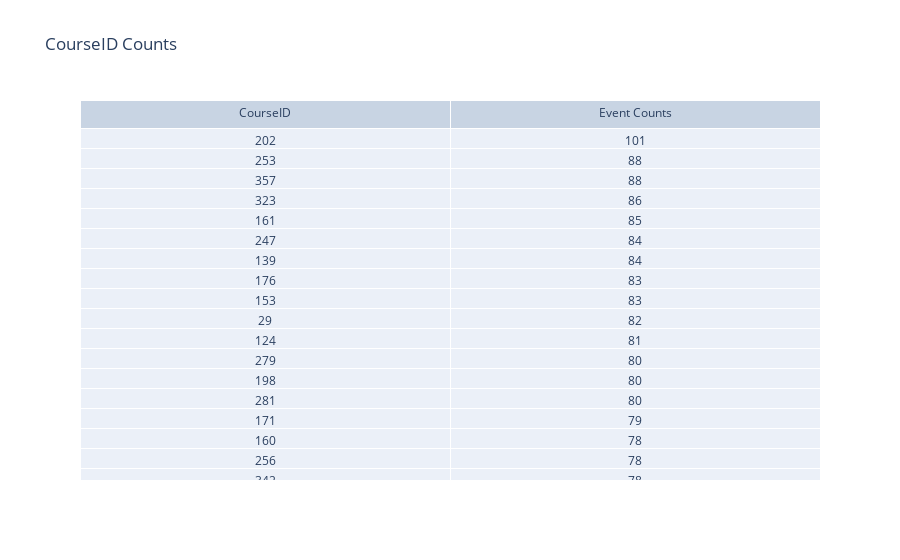

The code cell stored with this chart in its notebook:
### Code cell
# Calculate the count of each CourseID using value_counts
course_counts = elearning['CourseID'].value_counts()

# Create table data
data = go.Table(
    header=dict(values=['CourseID', 'Event Counts']),
    cells=dict(values=[course_counts.index, course_counts.values])
)

# Create layout
layout = go.Layout(title='CourseID Counts')

# Create the chart
fig = go.Figure(data=data, layout=layout)

# Show the chart
fig.show()

### Figure 1 — Plotly figure (JSON) as saved in the notebook; plotly's stock layout.template omitted (floating-point values rounded to 4 significant figures; data arrays with more than 128 entries replaced by an {"elided": "..."} marker saying what was removed)
{"data": [{"cells": {"values": {"elided": "2x396 int values"}}, "header": {"values": ["CourseID", "Event Counts"]}, "type": "table"}], "layout": {"title": {"text": "CourseID Counts"}}}
